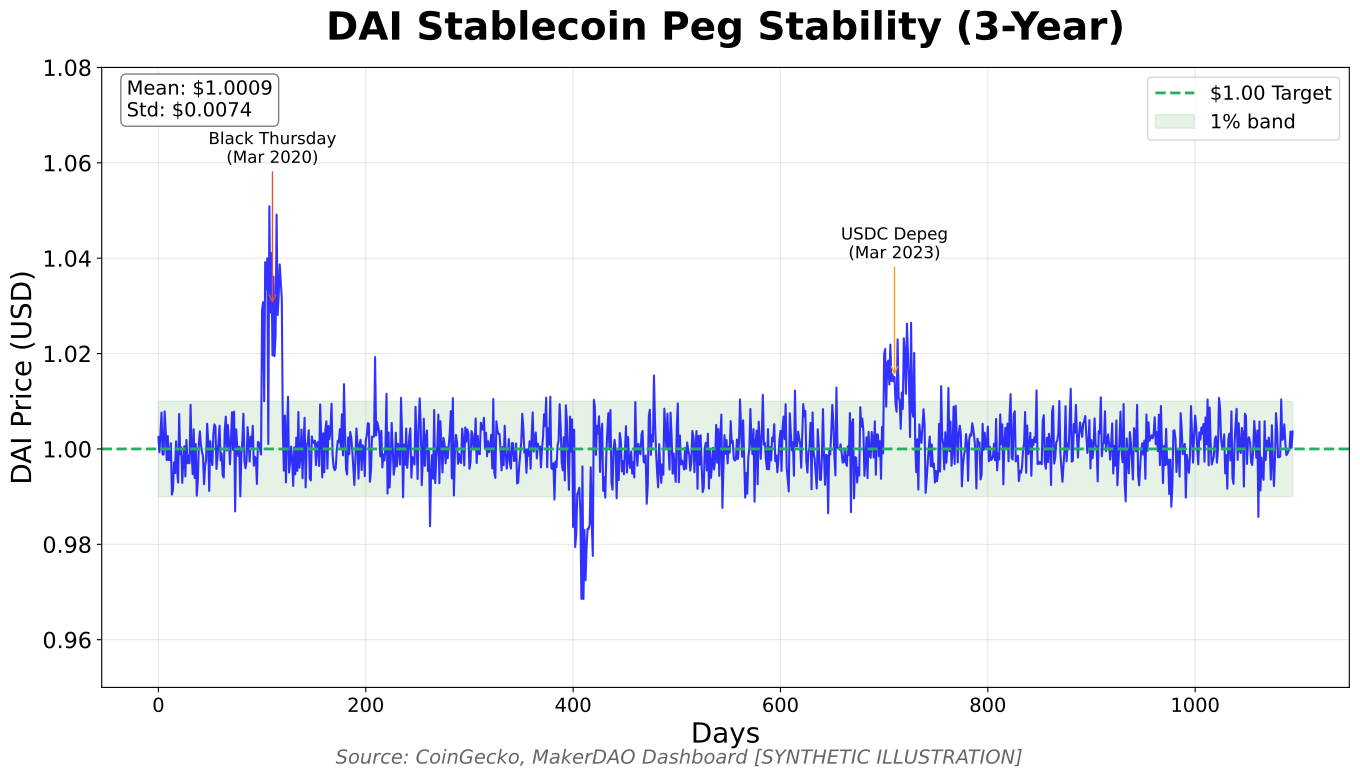

This figure's Python source:
"""
DAI Peg History
Line chart showing DAI's price stability over time

Output: dai_peg_history.pdf
Module: module_02_blockchain
Lesson: 22 - Stablecoins
"""

from pathlib import Path
import matplotlib.pyplot as plt
import numpy as np

CHART_METADATA = {
    'title': 'DAI Peg History',
    'module': 'module_02_blockchain',
    'lesson': 22,
    'url': 'https://github.com/Digital-AI-Finance/digital-finance/tree/main/module_02_blockchain/figures/dai_peg_history'
}

plt.rcParams.update({
    'font.size': 20,
    'axes.labelsize': 20,
    'axes.titlesize': 28,
    'xtick.labelsize': 14,
    'ytick.labelsize': 16,
    'legend.fontsize': 16,
})

def create_chart():
    """Create DAI peg history line chart"""
    fig, ax = plt.subplots(figsize=(14, 8))

    # Synthetic data based on real DAI price behavior
    np.random.seed(42)
    days = 365 * 3  # 3 years
    x = np.arange(days)

    # Base price with small deviations
    price = 1.0 + np.random.normal(0, 0.005, days)

    # Add some stress events
    price[100:120] = 1.0 + np.random.normal(0.03, 0.01, 20)  # Black Thursday
    price[400:420] = 1.0 + np.random.normal(-0.02, 0.01, 20)  # Minor depeg
    price[700:730] = 1.0 + np.random.normal(0.015, 0.005, 30)  # USDC depeg contagion

    ax.plot(x, price, 'b-', linewidth=1.5, alpha=0.8)
    ax.axhline(y=1.0, color='#27AE60', linestyle='--', linewidth=2, label='$1.00 Target')
    ax.fill_between(x, 0.99, 1.01, alpha=0.1, color='green', label='1% band')

    # Mark events
    ax.annotate('Black Thursday\n(Mar 2020)', xy=(110, 1.03), xytext=(110, 1.06),
               fontsize=12, ha='center', arrowprops=dict(arrowstyle='->', color='#E74C3C'))
    ax.annotate('USDC Depeg\n(Mar 2023)', xy=(710, 1.015), xytext=(710, 1.04),
               fontsize=12, ha='center', arrowprops=dict(arrowstyle='->', color='#F39C12'))

    ax.set_xlabel('Days', fontsize=20)
    ax.set_ylabel('DAI Price (USD)', fontsize=20)
    ax.set_title('DAI Stablecoin Peg Stability (3-Year)', fontsize=28, fontweight='bold', pad=20)
    ax.legend(loc='upper right', fontsize=14)
    ax.grid(True, alpha=0.3)
    ax.set_ylim(0.95, 1.08)

    # Stats box
    ax.text(0.02, 0.98, f'Mean: ${price.mean():.4f}\nStd: ${price.std():.4f}',
           transform=ax.transAxes, fontsize=14, va='top',
           bbox=dict(boxstyle='round', facecolor='white', edgecolor='gray'))

    fig.text(0.5, 0.02, 'Source: CoinGecko, MakerDAO Dashboard [SYNTHETIC ILLUSTRATION]',
            fontsize=14, ha='center', style='italic', color='#666666')

    plt.tight_layout()

    output_path = Path(__file__).parent / 'dai_peg_history.pdf'
    plt.savefig(output_path, format='pdf', dpi=300, bbox_inches='tight')
    plt.close()
    print(f"Chart saved to: {output_path}")
    return output_path

if __name__ == '__main__':
    create_chart()
